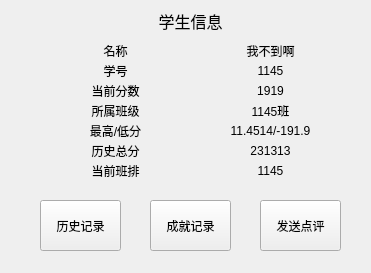
<?xml version="1.0" encoding="UTF-8"?>
<ui version="4.0">
 <class>Form</class>
 <widget class="QWidget" name="Form">
  <property name="geometry">
   <rect>
    <x>0</x>
    <y>0</y>
    <width>371</width>
    <height>273</height>
   </rect>
  </property>
  <property name="windowTitle">
   <string>学生信息</string>
  </property>
  <widget class="QLabel" name="label_3">
   <property name="geometry">
    <rect>
     <x>80</x>
     <y>60</y>
     <width>71</width>
     <height>21</height>
    </rect>
   </property>
   <property name="text">
    <string>学号</string>
   </property>
   <property name="alignment">
    <set>Qt::AlignCenter</set>
   </property>
   <property name="openExternalLinks">
    <bool>false</bool>
   </property>
  </widget>
  <widget class="QLabel" name="label_5">
   <property name="geometry">
    <rect>
     <x>80</x>
     <y>140</y>
     <width>71</width>
     <height>21</height>
    </rect>
   </property>
   <property name="text">
    <string>历史总分</string>
   </property>
   <property name="alignment">
    <set>Qt::AlignCenter</set>
   </property>
   <property name="openExternalLinks">
    <bool>false</bool>
   </property>
  </widget>
  <widget class="QLabel" name="label_4">
   <property name="geometry">
    <rect>
     <x>80</x>
     <y>120</y>
     <width>71</width>
     <height>21</height>
    </rect>
   </property>
   <property name="text">
    <string>最高/低分</string>
   </property>
   <property name="alignment">
    <set>Qt::AlignCenter</set>
   </property>
   <property name="openExternalLinks">
    <bool>false</bool>
   </property>
  </widget>
  <widget class="QLabel" name="label_2">
   <property name="geometry">
    <rect>
     <x>80</x>
     <y>40</y>
     <width>71</width>
     <height>21</height>
    </rect>
   </property>
   <property name="text">
    <string>名称</string>
   </property>
   <property name="alignment">
    <set>Qt::AlignCenter</set>
   </property>
   <property name="openExternalLinks">
    <bool>false</bool>
   </property>
  </widget>
  <widget class="QLabel" name="label_9">
   <property name="geometry">
    <rect>
     <x>80</x>
     <y>80</y>
     <width>71</width>
     <height>21</height>
    </rect>
   </property>
   <property name="text">
    <string>当前分数</string>
   </property>
   <property name="alignment">
    <set>Qt::AlignCenter</set>
   </property>
   <property name="openExternalLinks">
    <bool>false</bool>
   </property>
  </widget>
  <widget class="QLabel" name="label_10">
   <property name="geometry">
    <rect>
     <x>80</x>
     <y>100</y>
     <width>71</width>
     <height>21</height>
    </rect>
   </property>
   <property name="frameShape">
    <enum>QFrame::NoFrame</enum>
   </property>
   <property name="frameShadow">
    <enum>QFrame::Plain</enum>
   </property>
   <property name="text">
    <string>所属班级</string>
   </property>
   <property name="textFormat">
    <enum>Qt::PlainText</enum>
   </property>
   <property name="alignment">
    <set>Qt::AlignCenter</set>
   </property>
   <property name="openExternalLinks">
    <bool>false</bool>
   </property>
  </widget>
  <widget class="QLabel" name="label_6">
   <property name="geometry">
    <rect>
     <x>210</x>
     <y>60</y>
     <width>121</width>
     <height>21</height>
    </rect>
   </property>
   <property name="autoFillBackground">
    <bool>false</bool>
   </property>
   <property name="text">
    <string>1145</string>
   </property>
   <property name="alignment">
    <set>Qt::AlignCenter</set>
   </property>
   <property name="openExternalLinks">
    <bool>false</bool>
   </property>
  </widget>
  <widget class="QLabel" name="label_7">
   <property name="geometry">
    <rect>
     <x>210</x>
     <y>140</y>
     <width>121</width>
     <height>21</height>
    </rect>
   </property>
   <property name="text">
    <string>231313</string>
   </property>
   <property name="alignment">
    <set>Qt::AlignCenter</set>
   </property>
   <property name="openExternalLinks">
    <bool>false</bool>
   </property>
  </widget>
  <widget class="QLabel" name="label_8">
   <property name="geometry">
    <rect>
     <x>210</x>
     <y>120</y>
     <width>121</width>
     <height>21</height>
    </rect>
   </property>
   <property name="text">
    <string>11.4514/-191.9</string>
   </property>
   <property name="alignment">
    <set>Qt::AlignCenter</set>
   </property>
   <property name="openExternalLinks">
    <bool>false</bool>
   </property>
  </widget>
  <widget class="QLabel" name="label_11">
   <property name="geometry">
    <rect>
     <x>210</x>
     <y>40</y>
     <width>121</width>
     <height>21</height>
    </rect>
   </property>
   <property name="text">
    <string>我不到啊</string>
   </property>
   <property name="alignment">
    <set>Qt::AlignCenter</set>
   </property>
   <property name="openExternalLinks">
    <bool>false</bool>
   </property>
  </widget>
  <widget class="QLabel" name="label_12">
   <property name="geometry">
    <rect>
     <x>210</x>
     <y>80</y>
     <width>121</width>
     <height>21</height>
    </rect>
   </property>
   <property name="text">
    <string>1919</string>
   </property>
   <property name="alignment">
    <set>Qt::AlignCenter</set>
   </property>
   <property name="openExternalLinks">
    <bool>false</bool>
   </property>
  </widget>
  <widget class="QLabel" name="label_13">
   <property name="geometry">
    <rect>
     <x>210</x>
     <y>100</y>
     <width>121</width>
     <height>21</height>
    </rect>
   </property>
   <property name="text">
    <string>1145班</string>
   </property>
   <property name="alignment">
    <set>Qt::AlignCenter</set>
   </property>
   <property name="openExternalLinks">
    <bool>false</bool>
   </property>
  </widget>
  <widget class="QPushButton" name="pushButton">
   <property name="geometry">
    <rect>
     <x>40</x>
     <y>200</y>
     <width>81</width>
     <height>51</height>
    </rect>
   </property>
   <property name="text">
    <string>历史记录</string>
   </property>
  </widget>
  <widget class="QPushButton" name="pushButton_2">
   <property name="geometry">
    <rect>
     <x>150</x>
     <y>200</y>
     <width>81</width>
     <height>51</height>
    </rect>
   </property>
   <property name="text">
    <string>成就记录</string>
   </property>
  </widget>
  <widget class="QPushButton" name="pushButton_3">
   <property name="geometry">
    <rect>
     <x>260</x>
     <y>200</y>
     <width>81</width>
     <height>51</height>
    </rect>
   </property>
   <property name="text">
    <string>发送点评</string>
   </property>
  </widget>
  <widget class="QLabel" name="label_14">
   <property name="geometry">
    <rect>
     <x>130</x>
     <y>10</y>
     <width>121</width>
     <height>21</height>
    </rect>
   </property>
   <property name="font">
    <font>
     <pointsize>12</pointsize>
    </font>
   </property>
   <property name="text">
    <string>学生信息</string>
   </property>
   <property name="alignment">
    <set>Qt::AlignCenter</set>
   </property>
   <property name="openExternalLinks">
    <bool>false</bool>
   </property>
  </widget>
  <widget class="QLabel" name="label_15">
   <property name="geometry">
    <rect>
     <x>80</x>
     <y>160</y>
     <width>71</width>
     <height>21</height>
    </rect>
   </property>
   <property name="text">
    <string>当前班排</string>
   </property>
   <property name="alignment">
    <set>Qt::AlignCenter</set>
   </property>
   <property name="openExternalLinks">
    <bool>false</bool>
   </property>
  </widget>
  <widget class="QLabel" name="label_16">
   <property name="geometry">
    <rect>
     <x>210</x>
     <y>160</y>
     <width>121</width>
     <height>21</height>
    </rect>
   </property>
   <property name="text">
    <string>1145</string>
   </property>
   <property name="alignment">
    <set>Qt::AlignCenter</set>
   </property>
   <property name="openExternalLinks">
    <bool>false</bool>
   </property>
  </widget>
 </widget>
 <resources/>
 <connections/>
</ui>
